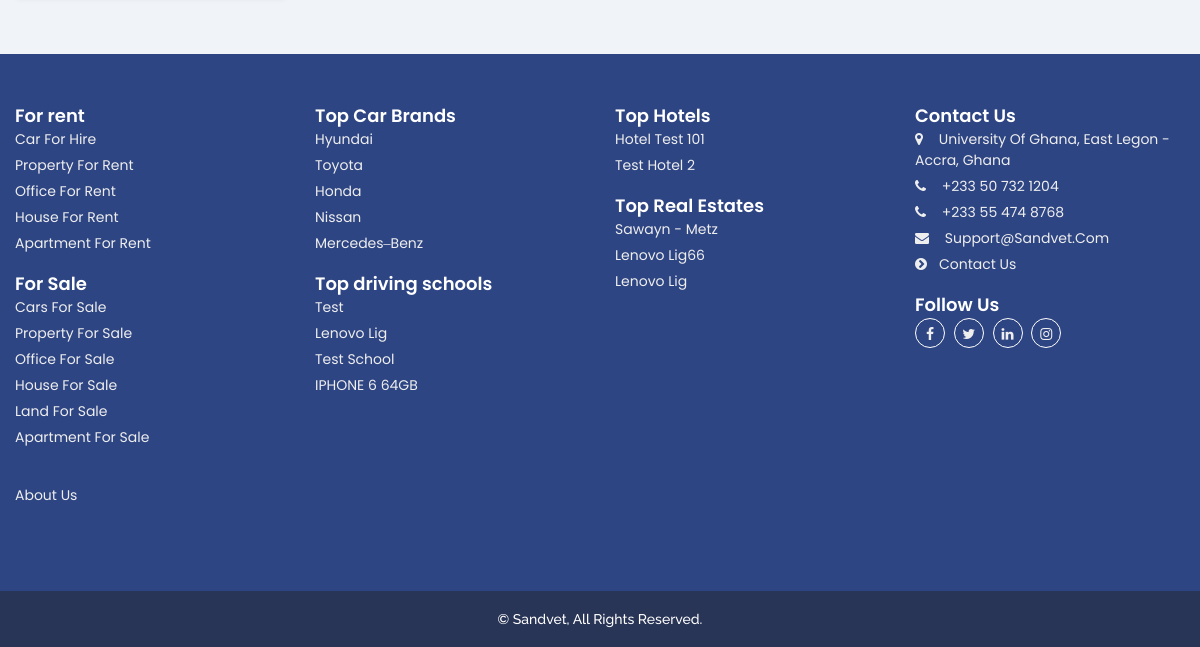
The app's page /cars/brands/ (lower part), older data.
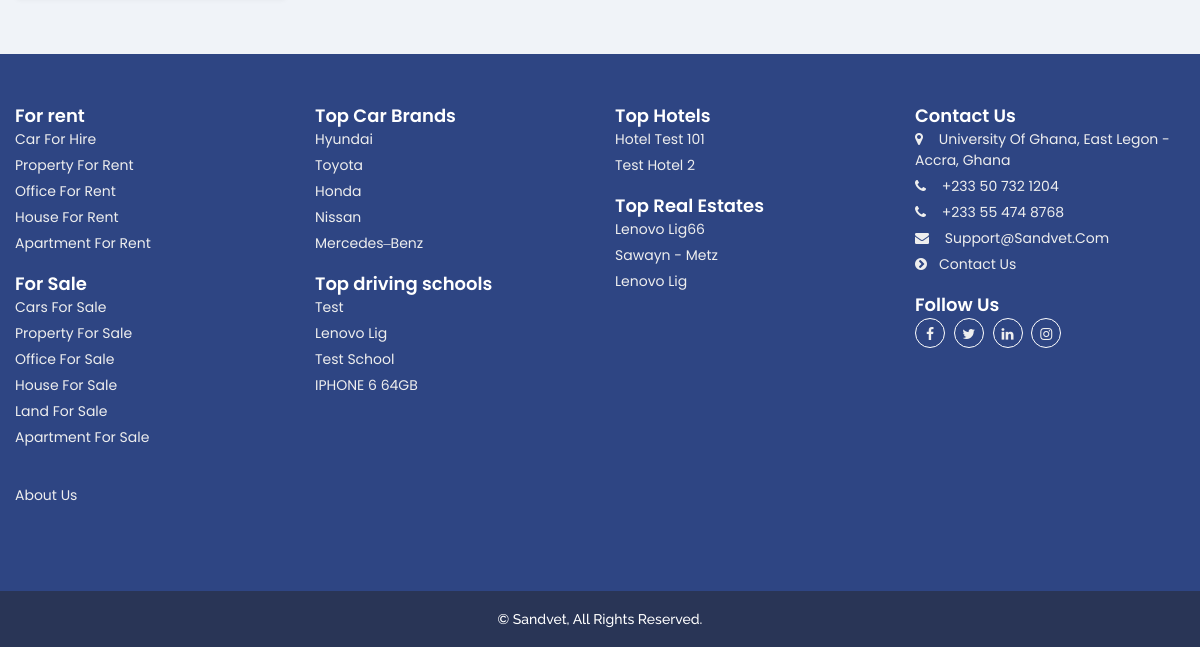
The same page, newer data.
### property/models.py (models this page shows, shortened)
class Category(models.Model):
    title = models.CharField(max_length=200, null=True, blank=True, unique=True)
    created_at = models.DateTimeField(auto_now_add=True)
    slug = AutoSlugField(populate_from='title',unique_with='created_at__month',slugify=custom_slugify )
    class Meta:
        ordering = ['-id']
    def get_for_sale_category_url(self):
        return reverse("property:for-sale-cate", kwargs={
            'slug': self.slug
        })
    def get_for_rent_category_url(self):
        return reverse("property:for-rent-cate", kwargs={
            'slug': self.slug
        })

class Hotel(models.Model):
    title = models.CharField(max_length=200,null=True)
    location_address = models.CharField(max_length=200, null=True)
    locality = models.ForeignKey(Locality, on_delete=models.CASCADE, null=True)
    region = models.CharField(choices=REGIONS_LIST, max_length=20, null=True)
    logo = models.ImageField(upload_to='hotels/logo', null=True)
    image = models.ImageField(upload_to='hotels/')
    description = models.TextField(null=True, blank=False)
    rate = models.CharField(choices=STAR_RATING, max_length=1, null=True, blank=True)
    free_parking = models.BooleanField(default=False)
    free_wiFi = models.BooleanField(default=False)
    pool = models.BooleanField(default=False)
    fitness_center = models.BooleanField(default=False)
    free_breakfast = models.BooleanField(default=False)
    free_airport_transportation = models.BooleanField(default=False)
    conference_facilities = models.BooleanField(default=False)
    bar_or_lounge = models.BooleanField(default=False)
    views = models.PositiveIntegerField(default=0)
    featured = models.PositiveIntegerField(default=0)
    created_at = models.DateTimeField(auto_now_add=True)
    slug = AutoSlugField(
                populate_from='title',
                unique_with='created_at__month',
                slugify=custom_slugify
            )
    def get_absolute_url(self):
        return reverse("property:hotel-detail", kwargs={
            'slug': self.slug
        })

class RealEstate(models.Model):
    title = models.CharField(max_length=200,null=True, unique=True)
    region = models.CharField(choices=REGIONS_LIST, max_length=20, null=True, blank=True)
    locality = models.ForeignKey(Locality, on_delete=models.CASCADE, null=True, blank=True)
    location_address = models.CharField(max_length=200, null=True)
    url = models.URLField(max_length=200, null=True, blank=True)
    logo = models.ImageField(upload_to='realeastate/logo', null=True)
    image = models.ImageField(upload_to='realeastate/')
    description = models.TextField(null=True, blank=False)
    views = models.PositiveIntegerField(default=0)
    featured = models.PositiveIntegerField(default=0)
    created_at = models.DateTimeField(auto_now_add=True)
    slug = AutoSlugField(
                populate_from='title',
                unique_with='created_at__month',
                slugify=custom_slugify
            )
    def get_absolute_url(self):
        return reverse("property:realestate-detail", kwargs={
            'slug': self.slug
        })

### cars/models.py (models this page shows, shortened)
class Brand(models.Model):
    name = models.CharField(unique=True, max_length=200)
    featured = models.PositiveIntegerField(default=0)
    image = models.ImageField(upload_to='brands/', null=True, blank=True)
    created_at = models.DateTimeField(auto_now_add=True)
    views = models.PositiveIntegerField(default=0)
    slug = AutoSlugField(populate_from='name', unique_with='created_at__month', slugify=custom_slugify )
    @property
    def imageURL(self):
        try:
            url = self.image.url
        except:
            url = ''
        return url
    def get_absolute_url(self):
        return reverse("cars:brand", kwargs={
            'slug': self.slug
        })

class School(models.Model):
    title = models.CharField(max_length=200,null=True)
    region = models.CharField(max_length=20, choices=REGIONS_LIST, null=True, blank=True)
    locality = models.ForeignKey(Locality, on_delete=models.SET_NULL, null=True, blank=True, related_name='schoollocality')
    image = models.ImageField(upload_to='school/')
    description = models.TextField(null=True, blank=False)
    location = models.CharField(max_length=20, null=True, blank=True)
    views = models.PositiveIntegerField(default=0)
    featured = models.PositiveIntegerField(default=0)
    created_at = models.DateTimeField(auto_now_add=True)
    slug = AutoSlugField(populate_from='title',unique_with='created_at__month',slugify=custom_slugify )
    def get_absolute_url(self):
        return reverse("cars:school-detail", kwargs={
            'slug': self.slug
        })

### cars/views.py (the view)
# urls.py: path('brands/', views.BrandsView.as_view(), name='brands'),
class BrandsView(ListView):
    model = Brand
    context_object_name = 'lists'
    template_name = 'cars/brands.html'
    def get_context_data(self, **kwargs):
        kwargs['category_list_nav'] = Category.objects.filter((~Q(title="land")))
        kwargs['category_list'] = Category.objects.all()
        kwargs['brands_list'] = Brand.objects.order_by('-views')[:7]
        kwargs['driving_list'] = School.objects.order_by('-views')[:7]
        kwargs['hotels_list'] = Hotel.objects.order_by('-views')[:7]
        kwargs['realestates_list'] = RealEstate.objects.order_by('-views')[:7]
        kwargs['property_list']  = Property.objects.order_by('-id')[:3]
        kwargs['car_list']  = Car.objects.order_by('-id')[:4]
        return super().get_context_data(**kwargs)
    def get_queryset(self):
        return self.model.objects.order_by('-id')

### templates/cars/brands.html (shortened to what this page needs)
{% extends "base.html" %}
{% load crispy_forms_tags %}
{% load static %}
{% block content %}
<div class="container mb-4">
    {% if property_list %}
    <div class="row">
        <div class="similar-listings-posts clearfix my-2 px-3">
            <div class="list-products">
                <div class="row">
                    {%for list in property_list %}
                    <div class="col-lg-3 col-md-4">
                    </div>
                    {%endfor%}
                </div>
            </div>
        </div>
    </div>
    {% endif %}
</div>
{% endblock %}

### templates/base.html (shortened to what this page needs)
{% load static %}
{% load showpollquiz %}
<!DOCTYPE html>
<html lang="en">
<head>
  <link href="https://stackpath.bootstrapcdn.com/font-awesome/4.7.0/css/font-awesome.min.css" rel="stylesheet">
  <link href="https://stackpath.bootstrapcdn.com/font-awesome/4.7.0/css/font-awesome.min.css" rel="stylesheet">
  <link rel="stylesheet" href="https://stackpath.bootstrapcdn.com/bootstrap/4.5.0/css/bootstrap.min.css">
  <link rel="stylesheet" href="{% static 'css/animate.min.css' %}">
  <link rel="stylesheet" href="{% static 'css/slick.css' %}">
  <link rel="stylesheet" href="{% static 'css/slick-theme.css' %}">
  <link rel="stylesheet" href="{% static 'css/blueimp-gallery.min.css' %}">
  <link rel="stylesheet" href="{% static 'css/main.css' %}">
  <link rel="stylesheet" href="{% static 'css/responsive.css' %}">
  </head>
<body>
  {% block body %}
    <div class="wrapper">
      <main>
        {% block content %}
        {% endblock %}
      </main>
      {% block footer %}
      {% include "includes/footer.html" %}
      {% endblock %}
    </div>
  {% endblock %}
  </body>
</html>

### templates/includes/navbar.html (shortened to what this page needs)
{% load static %}

### templates/cars/car-list.html (shortened to what this page needs)
{% load humanize %}
{% load static %}

### templates/includes/list.html (shortened to what this page needs)
{% load humanize %}
{% load static %}

### templates/includes/footer.html (shortened to what this page needs)
{% load crispy_forms_tags %}
<section class="bottom__section">
    <div class="container placeholder-container">
        <div class="row">
            <div class="widget col-xl-3 col-sm-6 col-md-4">
                <div class="widget-footer-contacts">
                    <h3>For rent</h3>
                    <ul class="footer-list">
                        <li><span class="value"><a href="{% url 'cars:car-for-hire' %}">Car For Hire</a></li>
                        <li><span class="value"><a href="{% url 'property:for-rent' %}">Property for rent</a></span></li>
                        {% for cate in category_list_nav %}
                        <li><span class="value"><a href="{{cate.get_for_rent_category_url}}">{{cate.title}} for rent</a></span></li>
                        {%endfor%}
                    </ul>
                </div>
                <div class="widget-footer-contacts mt-3">
                    <h3>For Sale</h3>
                    <ul class="footer-list">
                        <li><span class="value"><a href="{% url 'cars:car-for-sale' %}">Cars for sale</a></li>
                        <li><span class="value"><a href="{% url 'property:for-sale' %}">Property for sale</a></span></li>
                        {% for cate in category_list %}
                        <li><span class="value"><a href="{{cate.get_for_sale_category_url}}">{{cate.title}} for sale</a></span></li>
                        {%endfor%}
                    </ul>
                </div>
            </div>
            <div class="widget col-xl-3 col-sm-6 col-md-4">
                <div class="widget-footer-contacts">
                    <h3>Top Car Brands</h3>
                    <ul class="footer-list">
                        {% for tbrand in brands_list %}
                        <li><span class="value"><a href="{{tbrand.get_absolute_url}}">{{tbrand.name}} </a></span></li>
                        {%endfor%}
                    </ul>
                </div>
                <div class="widget-footer-contacts mt-3">
                    <h3>Top driving schools</h3>
                    <ul class="footer-list">
                        {% for list in driving_list %}
                            <li><span class="value"><a href="{{list.get_absolute_url}}">{{list.title}}</a></span></li>
                        {%endfor%}
                    </ul>
                </div>
            </div>
            <div id="widget-follow-us-1" class="widget footer-regular widget-follow-us block-selio col-xl-3 col-sm-12 col-md-5">
                <div class="widget-footer-contacts">
                    <h3>Top Hotels</h3>
                    <ul class="footer-list">
                        {% for list in hotels_list %}
                            <li><span class="value"><a href="{{list.get_absolute_url}}">{{list.title}}</a></span></li>
                        {%endfor%}
                    </ul>
                </div>
                <div class="widget-footer-contacts mt-3">
                    <h3>Top Real Estates</h3>
                    <ul class="footer-list">
                        {% for list in realestates_list %}
                            <li><span class="value"><a href="{{list.get_absolute_url}}">{{list.title}}</a></span></li>
                        {%endfor%}
                    </ul>
                </div>
            </div>
            <div id="widget-footer-contacts-1" class="widget footer-regular widget-footer-contacts block-selio col-xl-3 col-sm-6 col-md-3">
                <div class="widget-footer-contacts">
                    <h3>Contact Us</h3>
                    <ul class="footer-list">
                        <li><i class="fa fa-map-marker"></i> <span class="value">University of Ghana, East Legon - Accra, Ghana</span></li>
                        <li><i class="fa fa-phone"></i> <span class="value"><a href="tel://+233507321204">+233 50 732 1204</a></span></li>
                        <li><i class="fa fa-phone"></i> <span class="value"><a href="tel://+233554748768">+233 55 474 8768</a></span></li>
                        <li><i class="fa fa-envelope"></i> <span class="value"><a href="mailto:support@sandvet.com">support@sandvet.com</a></span></li>
                        <li><i class="fa fa-chevron-circle-right"></i><span class="value"><a href="{% url 'core:contact' %}">Contact Us</a></span></li>
                    </ul>
                </div>
                <div class="widget-footer-contacts mt-3">
                    <h3>Follow Us</h3>
                    <div class="footer-social">
                        <a href="#"><i class="fa fa-facebook"></i></a>
                        <a href="#"><i class="fa fa-twitter"></i></a>
                        <a href="#"><i class="fa fa-linkedin"></i></a>
                        <a href="#"><i class="fa fa-instagram"></i></a>
                    </div>
                </div>
            </div>
            <div class="widget col-xl-3 col-sm-6 col-md-4">
                <div class="widget-footer-contacts">
                    <ul class="footer-list">
                        <li class=""><span class="value"><a href="{% url 'core:about' %}">About Us</a></span></li>
                    </ul>
                </div>
            </div>
        </div>
    </div>
</section>
<footer class="footer">
    <div class="container">
        <div class="row">
            <div class="col-xl-12">
                <div class="footer-content">
                    <div class="row justify-content-between">
                        <div class="col-xl-12">
                            <div class="copyright text-center">
                                <p><a href="tel://+233557566646">&copy; Sandvet, All Rights Reserved.</a></p>
                            </div>
                        </div>
                    </div>
                </div>
            </div>
        </div>
    </div>
</footer>

Row changes from the older to the newer data that the page shows:
changed RealEstate "Lenovo Lig66": moves up the list
